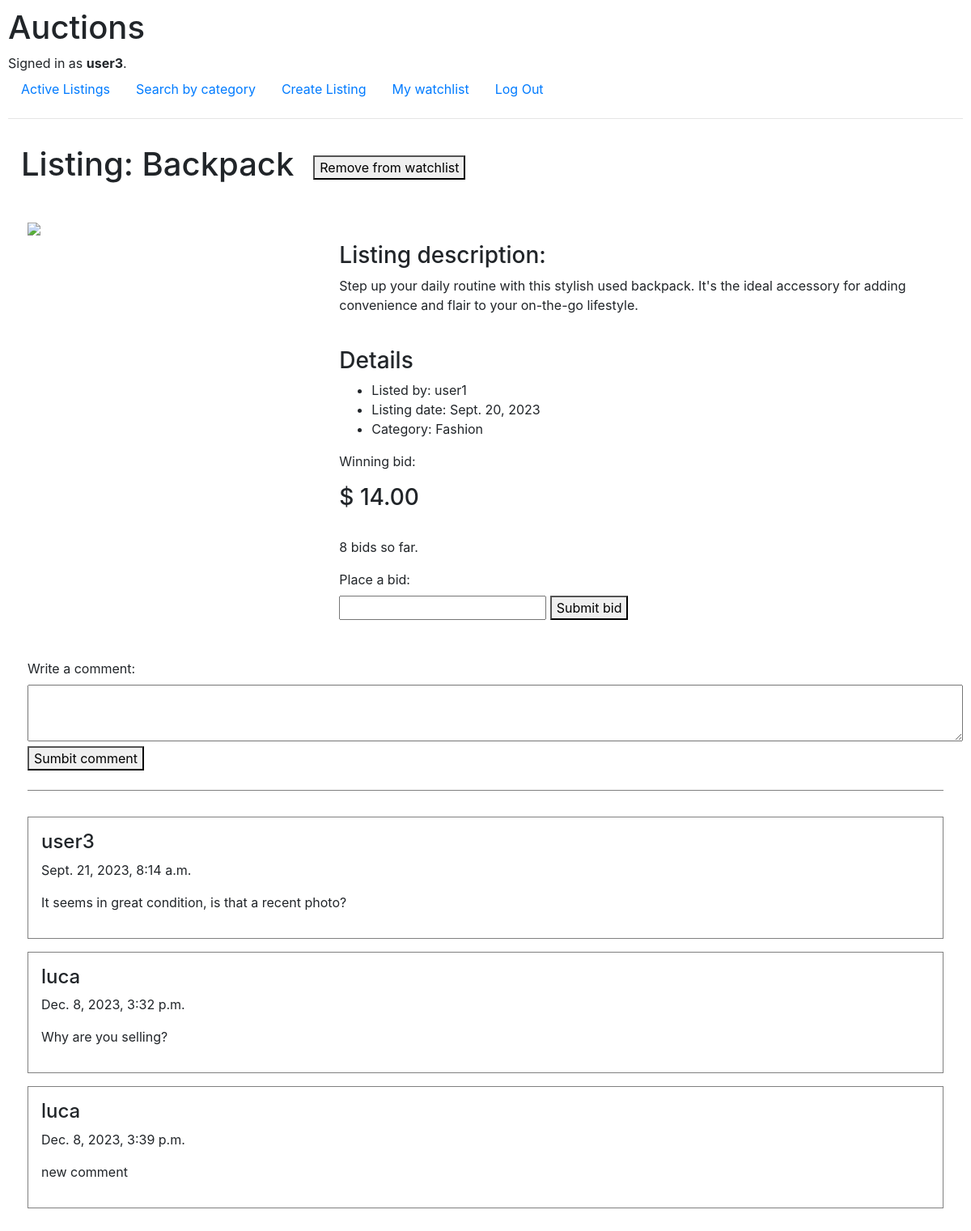
/detail/2 (signed in), run on the app's committed database.
### auctions/models.py (models this page shows, shortened)
class User(AbstractUser):
    pass

class Auctions(models.Model):
    owner = models.ForeignKey(User, on_delete=models.CASCADE)
    product = models.CharField(max_length=64)
    url = models.URLField(null=True, blank=True)
    category = models.ForeignKey(Categories, on_delete=models.CASCADE, related_name="category")
    date = models.DateField(auto_now_add=True)
    description = models.TextField()
    closed = models.BooleanField(default=False)
    starting_price = models.DecimalField(max_digits=10, decimal_places=2, null=True, blank=True)

class Categories(models.Model):
    name = models.CharField(max_length=100)
    def __str__(self):
        return self.name

class Bids(models.Model):
    auction = models.ForeignKey(Auctions, on_delete=models.CASCADE, related_name="bids")
    bidder = models.ForeignKey(User, on_delete=models.CASCADE, related_name="bidder")
    bid_amount = models.DecimalField(max_digits=10, decimal_places=2)
    date = models.DateTimeField(auto_now_add=True)
    count = models.IntegerField(default=0)

class Comments(models.Model):
    user = models.ForeignKey(User, on_delete=models.CASCADE)
    date = models.DateTimeField(auto_now_add=True)
    comment = models.TextField()
    auction = models.ForeignKey(Auctions, on_delete=models.CASCADE, related_name="comments")

### auctions/views.py (the view, shortened to what this page needs)
# urls.py: path("detail/<int:auction_id>", views.detail, name="detail"),
def detail(request, auction_id):
    auction = Auctions.objects.get(pk=auction_id)
    try:
        bid = Bids.objects.get(auction=auction)
        bid_price = bid.bid_amount
    except ObjectDoesNotExist:
        bid = None
        bid_price = 0
    comments = Comments.objects.filter(auction=auction)
    url = reverse("detail", args=[auction_id])
    bid_form = BidForm()
    comment_form = CommentForm()
    if request.method == "POST":
        if "place_bid" in request.POST:
            bid_form = BidForm(request.POST)
            if bid_form.is_valid():
                new_bid = bid_form.cleaned_data["bid"]
                if bid == None and new_bid >= auction.starting_price and request.user != auction.owner:
                    first_bid = Bids(
                        auction=auction,
                        bidder=request.user,
                        bid_amount=new_bid,
                        count=1
                    )
                    first_bid.save()
                    success = "Bid placed correctly."
                    return redirect(f'{url}?success={success}')
                elif new_bid > bid_price and request.user != auction.owner:
                    bid.bid_amount = new_bid
                    bid.bidder = request.user
                    bid.count += 1
                    bid.save()
                    success = "Bid placed correctly."
                    return redirect(f'{url}?success={success}')
                elif request.user == auction.owner:
                    error = "The owner of the listing cannot place a new bid."
                    return redirect(f'{url}?error={error}')
                else:
                    error = "The new bid must be higher than the current price."
                    return redirect(f'{url}?error={error}')
            else:
                error = "Bid amount not valid."
                return redirect(f'{url}?error={error}')
        elif "add_comment" in request.POST:
            comment_data = CommentForm(request.POST)
            if comment_data.is_valid():
                new_comment = Comments(
                    user = request.user,
                    comment = comment_data.cleaned_data["comment"],
                    auction = auction
                )
                new_comment.save()
                success = "Comment stored correctly"
                return redirect(f'{url}?success={success}')
            else:
                error = "Input not valid."
                return redirect(f'{url}?error={error}')
        elif "close_listing" in request.POST:
            auction.closed = True
            auction.save()
            return redirect("detail", auction_id=auction_id)
        elif "watchlist" in request.POST:
            add_watchlist = Watchlist(
                user = request.user,
                auction = auction
            )
            add_watchlist.save()
            success = "Listing added to your watchlist"
            return redirect(f'{url}?success={success}')
        elif "unwatch" in request.POST:
            remove_watchlist = Watchlist.objects.filter(user=request.user, auction=auction)
            remove_watchlist.delete()
            success = "Listing removed from watchlist"
            return redirect(f'{url}?success={success}')
    else:
        if auction.closed == False:
            if request.user.is_authenticated:
                added = Watchlist.objects.filter(user=request.user, auction=auction)
                success = request.GET.get("success", None)
                error = request.GET.get("error", None)
                return render(request, "auctions/details.html", {
                    "auction": auction,
                    "comments": comments,
                    "bid": bid,
                    "bid_form": bid_form,
                    "comment_form": comment_form,
                    "success": success,
                    "error": error,
                    "added": added
                })

### auctions/forms.py
class BidForm(forms.Form):
    bid = forms.DecimalField(label="Place a bid")

class CommentForm(forms.Form):
    comment = forms.CharField(widget=forms.Textarea, label="Write a comment")

### auctions/templates/auctions/details.html (shortened to what this page needs)
{% extends "auctions/layout.html" %}
{% block body %}
    <div style="padding:16px; display:flex; gap:24px; align-items: center;">
        <h1>Listing: {{ auction.product }}</h1>
        {% if user.is_authenticated %}
            {% if added and auction.closed != True %}
            <form method="post" action="{% url 'detail' auction.id %}">
                <button type="submit" name="unwatch">Remove from watchlist</button>
            </form>
            {% elif not added and auction.closed != True %}
            <form method="post" action="{% url 'detail' auction.id %}">
                {% csrf_token %}
                <button type="submit" name="watchlist">Add to watchlist</button>
            </form>
            {% endif %}
        {% endif %}
    </div>
    <div class="prod-detail">
        <img src="{{ auction.url }}"><br>
        <div>
            <h3>Listing description:</h3>
            <p>{{ auction.description }}</p><br>
            <h3>Details</h3>
            <ul>
                <li>Listed by: {{ auction.owner }}</li>
                <li>Listing date: {{ auction.date }}</li>
                <li>Category: {{ auction.category }}</li>
            </ul>
            {% if bid == None and auction.closed != True %}
                <p>Starting price:</p>
                <h3>$ {{ auction.starting_price }}</h3>
                {% if user.is_authenticated %}
                    <div class="notif">No bids yet. Be the first one to bid this listing!</div>
                {% else %}
                    <div class="notif"><a style="color:black; text-decoration: underline;" href="{% url 'login'%}">Log in</a> or <a style="color:black; text-decoration: underline;" href="{% url 'register' %}">Register</a> to place a bid or comment.</div>
                {% endif %}
            {% elif bid == None and auction.closed == True %}
                <p>Listing closed in:</p>
                <h3>$ {{ auction.starting_price }}</h3>
            {% elif bid != None and auction.closed == True %}
                <p>Winner bid:</p>
                <h3>$ {{ bid.bid_amount }}</h3>
            {% else %}
                <p>Winning bid:</p>
                <h3>$ {{ bid.bid_amount }}</h3><br>
                <p>{{ bid.count }} bids so far.</p>
            {% endif %}
            {% if user.is_authenticated and auction.closed != True %}
            <form method="post" action="{% url 'detail' auction.id %}">
                {{ bid_form.bid.label_tag }}<br>
                {{ bid_form.bid }}
                <button type="submit" name="place_bid">Submit bid</button>
            </form>
            {% endif %}
        </div>
    </div>
    {% if user.is_authenticated and auction.closed != True %}
    <form style="padding-left: 24px;" method="post" action="{% url 'detail' auction.id %}">
        {{ comment_form.comment.label_tag }}<br>
        {{ comment_form.comment }}<br>
        <button type="submit" name="add_comment">Sumbit comment</button>
    </form>
    {% endif %}
    <div style="margin:24px; background-color: grey;width: auto;height:1px;"></div>
    {% if comments %}
        <div style="padding: 8px 24px;">
            {% for comment in comments %}
                <div style="padding: 16px; margin-bottom: 16px; border: solid 1px grey;">
                    <h4>{{ comment.user.username }}</h4>
                    <p>{{ comment.date }}</p>
                    <p>{{ comment.comment }}</p>
                </div>
            {% endfor %}
        </div>
    {% else %}
        <div style="padding-left: 24px;">
            <h4>There are no comments for this listing.</h4>
        </div>
    {% endif %}
{% endblock %}

### auctions/templates/auctions/layout.html (shortened to what this page needs)
{% load static %}
<!DOCTYPE html>
<html lang="en">
    <head>
        <link rel="stylesheet" href="https://stackpath.bootstrapcdn.com/bootstrap/4.4.1/css/bootstrap.min.css">
        <link href="{% static 'auctions/styles.css' %}" rel="stylesheet">
    </head>
    <body>
        <h1>Auctions</h1>
        <div>
            {% if user.is_authenticated %}
                Signed in as <strong>{{ user.username }}</strong>.
            {% else %}
                Not signed in.
            {% endif %}
        </div>
        <ul class="nav">
            <li class="nav-item">
                <a class="nav-link" href="{% url 'index' %}">Active Listings</a>
            </li>
            <li class="nav-item">
                <a class="nav-link" href="{% url 'categories' %}">Search by category</a>
            </li>
            {% if user.is_authenticated %}
                <li class="nav-item">
                    <a class="nav-link" href="{% url 'new' %}">Create Listing</a>
                </li>
                <li class="nav-item">
                    <a class="nav-link" href="{% url 'watchlist' %}">My watchlist</a>
                </li>
                <li class="nav-item">
                    <a class="nav-link" href="{% url 'logout' %}">Log Out</a>
                </li>
            {% endif %}
        </ul>
        <hr>
        {% block body %}
        {% endblock %}
    </body>
</html>

### auctions/static/auctions/styles.css (style rules this page uses)
*, *::after, *::before { box-sizing: inherit; }
body { padding: 10px; }
textarea { width: 50%; height: 64px; }
.prod-detail { display: flex; padding: 24px; }
.prod-detail>img { width: 50%; max-height: 420px; object-fit: cover; }
.prod-detail>div { width: 100%; padding: 24px; }
.form-group>input,textarea,select { width:-webkit-fill-available; }

### data on the page
User: username "user3"
Auctions: product "Backpack", description "Step up your daily routine with this stylish used backpack. It's the ideal accessory for adding convenience and flair to your on-the-go lifestyle.", owner "user1", date "Sept. 20, 2023", category "Fashion"
Bids: bid_amount "14.00", count "8"
Comments: user.username "user3", date "Sept. 21, 2023, 8:14 a.m.", comment "It seems in great condition, is that a recent photo?"
Comments: user.username "luca", date "Dec. 8, 2023, 3:32 p.m.", comment "Why are you selling?"
Comments: user.username "luca", date "Dec. 8, 2023, 3:39 p.m.", comment "new comment"

### other printed values
{{ bid_form.bid.label_tag }} "Place a bid:"
{{ comment_form.comment.label_tag }} "Write a comment:"
